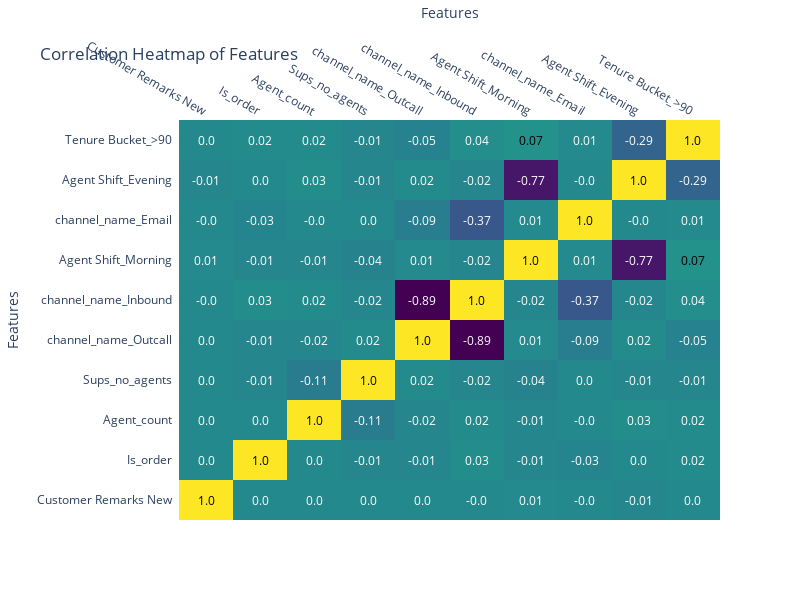

Write notebook code for a chart like this one.
### Code cell
import plotly.figure_factory as ff
import plotly.express as px

features = ['Customer Remarks New', 'Is_order', 'Agent_count', 'Sups_no_agents', 'channel_name_Outcall', 'channel_name_Inbound', 'Agent Shift_Morning', 'channel_name_Email', \
                      'Agent Shift_Evening', 'Tenure Bucket_>90']

# Создание тепловой карты корреляции с округлением до двух знаков после запятой
correlation_matrix = CS_dummies[features].corr().round(2)

fig = ff.create_annotated_heatmap(z=correlation_matrix.values,
                                  x=correlation_matrix.columns.tolist(),
                                  y=correlation_matrix.index.tolist(),
                                  colorscale='Viridis')

fig.update_layout(title_text='Correlation Heatmap of Features',
                  xaxis=dict(title='Features'),
                  yaxis=dict(title='Features'),
                  height=600, width=800)
fig.show()

### Figure 1 — Plotly figure (JSON) as saved in the notebook; plotly's stock layout.template omitted (floating-point values rounded to 4 significant figures)
{"data": [{"colorscale": [[0, "#440154"], [0.1111, "#482878"], [0.2222, "#3e4989"], [0.3333, "#31688e"], [0.4444, "#26828e"], [0.5556, "#1f9e89"], [0.6667, "#35b779"], [0.7778, "#6ece58"], [0.8889, "#b5de2b"], [1, "#fde725"]], "reversescale": false, "showscale": false, "type": "heatmap", "x": ["Customer Remarks New", "Is_order", "Agent_count", "Sups_no_agents", "channel_name_Outcall", "channel_name_Inbound", "Agent Shift_Morning", "channel_name_Email", "Agent Shift_Evening", "Tenure Bucket_>90"], "y": ["Customer Remarks New", "Is_order", "Agent_count", "Sups_no_agents", "channel_name_Outcall", "channel_name_Inbound", "Agent Shift_Morning", "channel_name_Email", "Agent Shift_Evening", "Tenure Bucket_>90"], "z": [[1, 0, 0, 0, 0, 0, 0.01, 0, -0.01, 0], [0, 1, 0, -0.01, -0.01, 0.03, -0.01, -0.03, 0, 0.02], [0, 0, 1, -0.11, -0.02, 0.02, -0.01, 0, 0.03, 0.02], [0, -0.01, -0.11, 1, 0.02, -0.02, -0.04, 0, -0.01, -0.01], [0, -0.01, -0.02, 0.02, 1, -0.89, 0.01, -0.09, 0.02, -0.05], [0, 0.03, 0.02, -0.02, -0.89, 1, -0.02, -0.37, -0.02, 0.04], [0.01, -0.01, -0.01, -0.04, 0.01, -0.02, 1, 0.01, -0.77, 0.07], [0, -0.03, 0, 0, -0.09, -0.37, 0.01, 1, 0, 0.01], [-0.01, 0, 0.03, -0.01, 0.02, -0.02, -0.77, 0, 1, -0.29], [0, 0.02, 0.02, -0.01, -0.05, 0.04, 0.07, 0.01, -0.29, 1]]}], "layout": {"annotations": [{"font": {"color": "#000000"}, "showarrow": false, "text": "1.0", "x": "Customer Remarks New", "xref": "x", "y": "Customer Remarks New", "yref": "y"}, {"font": {"color": "#FFFFFF"}, "showarrow": false, "text": "0.0", "x": "Is_order", "xref": "x", "y": "Customer Remarks New", "yref": "y"}, {"font": {"color": "#FFFFFF"}, "showarrow": false, "text": "0.0", "x": "Agent_count", "xref": "x", "y": "Customer Remarks New", "yref": "y"}, {"font": {"color": "#FFFFFF"}, "showarrow": false, "text": "0.0", "x": "Sups_no_agents", "xref": "x", "y": "Customer Remarks New", "yref": "y"}, {"font": {"color": "#FFFFFF"}, "showarrow": false, "text": "0.0", "x": "channel_name_Outcall", "xref": "x", "y": "Customer Remarks New", "yref": "y"}, {"font": {"color": "#FFFFFF"}, "showarrow": false, "text": "-0.0", "x": "channel_name_Inbound", "xref": "x", "y": "Customer Remarks New", "yref": "y"}, {"font": {"color": "#FFFFFF"}, "showarrow": false, "text": "0.01", "x": "Agent Shift_Morning", "xref": "x", "y": "Customer Remarks New", "yref": "y"}, {"font": {"color": "#FFFFFF"}, "showarrow": false, "text": "-0.0", "x": "channel_name_Email", "xref": "x", "y": "Customer Remarks New", "yref": "y"}, {"font": {"color": "#FFFFFF"}, "showarrow": false, "text": "-0.01", "x": "Agent Shift_Evening", "xref": "x", "y": "Customer Remarks New", "yref": "y"}, {"font": {"color": "#FFFFFF"}, "showarrow": false, "text": "0.0", "x": "Tenure Bucket_>90", "xref": "x", "y": "Customer Remarks New", "yref": "y"}, {"font": {"color": "#FFFFFF"}, "showarrow": false, "text": "0.0", "x": "Customer Remarks New", "xref": "x", "y": "Is_order", "yref": "y"}, {"font": {"color": "#000000"}, "showarrow": false, "text": "1.0", "x": "Is_order", "xref": "x", "y": "Is_order", "yref": "y"}, {"font": {"color": "#FFFFFF"}, "showarrow": false, "text": "0.0", "x": "Agent_count", "xref": "x", "y": "Is_order", "yref": "y"}, {"font": {"color": "#FFFFFF"}, "showarrow": false, "text": "-0.01", "x": "Sups_no_agents", "xref": "x", "y": "Is_order", "yref": "y"}, {"font": {"color": "#FFFFFF"}, "showarrow": false, "text": "-0.01", "x": "channel_name_Outcall", "xref": "x", "y": "Is_order", "yref": "y"}, {"font": {"color": "#FFFFFF"}, "showarrow": false, "text": "0.03", "x": "channel_name_Inbound", "xref": "x", "y": "Is_order", "yref": "y"}, {"font": {"color": "#FFFFFF"}, "showarrow": false, "text": "-0.01", "x": "Agent Shift_Morning", "xref": "x", "y": "Is_order", "yref": "y"}, {"font": {"color": "#FFFFFF"}, "showarrow": false, "text": "-0.03", "x": "channel_name_Email", "xref": "x", "y": "Is_order", "yref": "y"}, {"font": {"color": "#FFFFFF"}, "showarrow": false, "text": "0.0", "x": "Agent Shift_Evening", "xref": "x", "y": "Is_order", "yref": "y"}, {"font": {"color": "#FFFFFF"}, "showarrow": false, "text": "0.02", "x": "Tenure Bucket_>90", "xref": "x", "y": "Is_order", "yref": "y"}, {"font": {"color": "#FFFFFF"}, "showarrow": false, "text": "0.0", "x": "Customer Remarks New", "xref": "x", "y": "Agent_count", "yref": "y"}, {"font": {"color": "#FFFFFF"}, "showarrow": false, "text": "0.0", "x": "Is_order", "xref": "x", "y": "Agent_count", "yref": "y"}, {"font": {"color": "#000000"}, "showarrow": false, "text": "1.0", "x": "Agent_count", "xref": "x", "y": "Agent_count", "yref": "y"}, {"font": {"color": "#FFFFFF"}, "showarrow": false, "text": "-0.11", "x": "Sups_no_agents", "xref": "x", "y": "Agent_count", "yref": "y"}, {"font": {"color": "#FFFFFF"}, "showarrow": false, "text": "-0.02", "x": "channel_name_Outcall", "xref": "x", "y": "Agent_count", "yref": "y"}, {"font": {"color": "#FFFFFF"}, "showarrow": false, "text": "0.02", "x": "channel_name_Inbound", "xref": "x", "y": "Agent_count", "yref": "y"}, {"font": {"color": "#FFFFFF"}, "showarrow": false, "text": "-0.01", "x": "Agent Shift_Morning", "xref": "x", "y": "Agent_count", "yref": "y"}, {"font": {"color": "#FFFFFF"}, "showarrow": false, "text": "-0.0", "x": "channel_name_Email", "xref": "x", "y": "Agent_count", "yref": "y"}, {"font": {"color": "#FFFFFF"}, "showarrow": false, "text": "0.03", "x": "Agent Shift_Evening", "xref": "x", "y": "Agent_count", "yref": "y"}, {"font": {"color": "#FFFFFF"}, "showarrow": false, "text": "0.02", "x": "Tenure Bucket_>90", "xref": "x", "y": "Agent_count", "yref": "y"}, {"font": {"color": "#FFFFFF"}, "showarrow": false, "text": "0.0", "x": "Customer Remarks New", "xref": "x", "y": "Sups_no_agents", "yref": "y"}, {"font": {"color": "#FFFFFF"}, "showarrow": false, "text": "-0.01", "x": "Is_order", "xref": "x", "y": "Sups_no_agents", "yref": "y"}, {"font": {"color": "#FFFFFF"}, "showarrow": false, "text": "-0.11", "x": "Agent_count", "xref": "x", "y": "Sups_no_agents", "yref": "y"}, {"font": {"color": "#000000"}, "showarrow": false, "text": "1.0", "x": "Sups_no_agents", "xref": "x", "y": "Sups_no_agents", "yref": "y"}, {"font": {"color": "#FFFFFF"}, "showarrow": false, "text": "0.02", "x": "channel_name_Outcall", "xref": "x", "y": "Sups_no_agents", "yref": "y"}, {"font": {"color": "#FFFFFF"}, "showarrow": false, "text": "-0.02", "x": "channel_name_Inbound", "xref": "x", "y": "Sups_no_agents", "yref": "y"}, {"font": {"color": "#FFFFFF"}, "showarrow": false, "text": "-0.04", "x": "Agent Shift_Morning", "xref": "x", "y": "Sups_no_agents", "yref": "y"}, {"font": {"color": "#FFFFFF"}, "showarrow": false, "text": "0.0", "x": "channel_name_Email", "xref": "x", "y": "Sups_no_agents", "yref": "y"}, {"font": {"color": "#FFFFFF"}, "showarrow": false, "text": "-0.01", "x": "Agent Shift_Evening", "xref": "x", "y": "Sups_no_agents", "yref": "y"}, {"font": {"color": "#FFFFFF"}, "showarrow": false, "text": "-0.01", "x": "Tenure Bucket_>90", "xref": "x", "y": "Sups_no_agents", "yref": "y"}, {"font": {"color": "#FFFFFF"}, "showarrow": false, "text": "0.0", "x": "Customer Remarks New", "xref": "x", "y": "channel_name_Outcall", "yref": "y"}, {"font": {"color": "#FFFFFF"}, "showarrow": false, "text": "-0.01", "x": "Is_order", "xref": "x", "y": "channel_name_Outcall", "yref": "y"}, {"font": {"color": "#FFFFFF"}, "showarrow": false, "text": "-0.02", "x": "Agent_count", "xref": "x", "y": "channel_name_Outcall", "yref": "y"}, {"font": {"color": "#FFFFFF"}, "showarrow": false, "text": "0.02", "x": "Sups_no_agents", "xref": "x", "y": "channel_name_Outcall", "yref": "y"}, {"font": {"color": "#000000"}, "showarrow": false, "text": "1.0", "x": "channel_name_Outcall", "xref": "x", "y": "channel_name_Outcall", "yref": "y"}, {"font": {"color": "#FFFFFF"}, "showarrow": false, "text": "-0.89", "x": "channel_name_Inbound", "xref": "x", "y": "channel_name_Outcall", "yref": "y"}, {"font": {"color": "#FFFFFF"}, "showarrow": false, "text": "0.01", "x": "Agent Shift_Morning", "xref": "x", "y": "channel_name_Outcall", "yref": "y"}, {"font": {"color": "#FFFFFF"}, "showarrow": false, "text": "-0.09", "x": "channel_name_Email", "xref": "x", "y": "channel_name_Outcall", "yref": "y"}, {"font": {"color": "#FFFFFF"}, "showarrow": false, "text": "0.02", "x": "Agent Shift_Evening", "xref": "x", "y": "channel_name_Outcall", "yref": "y"}, {"font": {"color": "#FFFFFF"}, "showarrow": false, "text": "-0.05", "x": "Tenure Bucket_>90", "xref": "x", "y": "channel_name_Outcall", "yref": "y"}, {"font": {"color": "#FFFFFF"}, "showarrow": false, "text": "-0.0", "x": "Customer Remarks New", "xref": "x", "y": "channel_name_Inbound", "yref": "y"}, {"font": {"color": "#FFFFFF"}, "showarrow": false, "text": "0.03", "x": "Is_order", "xref": "x", "y": "channel_name_Inbound", "yref": "y"}, {"font": {"color": "#FFFFFF"}, "showarrow": false, "text": "0.02", "x": "Agent_count", "xref": "x", "y": "channel_name_Inbound", "yref": "y"}, {"font": {"color": "#FFFFFF"}, "showarrow": false, "text": "-0.02", "x": "Sups_no_agents", "xref": "x", "y": "channel_name_Inbound", "yref": "y"}, {"font": {"color": "#FFFFFF"}, "showarrow": false, "text": "-0.89", "x": "channel_name_Outcall", "xref": "x", "y": "channel_name_Inbound", "yref": "y"}, {"font": {"color": "#000000"}, "showarrow": false, "text": "1.0", "x": "channel_name_Inbound", "xref": "x", "y": "channel_name_Inbound", "yref": "y"}, {"font": {"color": "#FFFFFF"}, "showarrow": false, "text": "-0.02", "x": "Agent Shift_Morning", "xref": "x", "y": "channel_name_Inbound", "yref": "y"}, {"font": {"color": "#FFFFFF"}, "showarrow": false, "text": "-0.37", "x": "channel_name_Email", "xref": "x", "y": "channel_name_Inbound", "yref": "y"}, {"font": {"color": "#FFFFFF"}, "showarrow": false, "text": "-0.02", "x": "Agent Shift_Evening", "xref": "x", "y": "channel_name_Inbound", "yref": "y"}, {"font": {"color": "#FFFFFF"}, "showarrow": false, "text": "0.04", "x": "Tenure Bucket_>90", "xref": "x", "y": "channel_name_Inbound", "yref": "y"}, {"font": {"color": "#FFFFFF"}, "showarrow": false, "text": "0.01", "x": "Customer Remarks New", "xref": "x", "y": "Agent Shift_Morning", "yref": "y"}, {"font": {"color": "#FFFFFF"}, "showarrow": false, "text": "-0.01", "x": "Is_order", "xref": "x", "y": "Agent Shift_Morning", "yref": "y"}, {"font": {"color": "#FFFFFF"}, "showarrow": false, "text": "-0.01", "x": "Agent_count", "xref": "x", "y": "Agent Shift_Morning", "yref": "y"}, {"font": {"color": "#FFFFFF"}, "showarrow": false, "text": "-0.04", "x": "Sups_no_agents", "xref": "x", "y": "Agent Shift_Morning", "yref": "y"}, {"font": {"color": "#FFFFFF"}, "showarrow": false, "text": "0.01", "x": "channel_name_Outcall", "xref": "x", "y": "Agent Shift_Morning", "yref": "y"}, {"font": {"color": "#FFFFFF"}, "showarrow": false, "text": "-0.02", "x": "channel_name_Inbound", "xref": "x", "y": "Agent Shift_Morning", "yref": "y"}, {"font": {"color": "#000000"}, "showarrow": false, "text": "1.0", "x": "Agent Shift_Morning", "xref": "x", "y": "Agent Shift_Morning", "yref": "y"}, {"font": {"color": "#FFFFFF"}, "showarrow": false, "text": "0.01", "x": "channel_name_Email", "xref": "x", "y": "Agent Shift_Morning", "yref": "y"}, {"font": {"color": "#FFFFFF"}, "showarrow": false, "text": "-0.77", "x": "Agent Shift_Evening", "xref": "x", "y": "Agent Shift_Morning", "yref": "y"}, {"font": {"color": "#000000"}, "showarrow": false, "text": "0.07", "x": "Tenure Bucket_>90", "xref": "x", "y": "Agent Shift_Morning", "yref": "y"}, {"font": {"color": "#FFFFFF"}, "showarrow": false, "text": "-0.0", "x": "Customer Remarks New", "xref": "x", "y": "channel_name_Email", "yref": "y"}, {"font": {"color": "#FFFFFF"}, "showarrow": false, "text": "-0.03", "x": "Is_order", "xref": "x", "y": "channel_name_Email", "yref": "y"}, {"font": {"color": "#FFFFFF"}, "showarrow": false, "text": "-0.0", "x": "Agent_count", "xref": "x", "y": "channel_name_Email", "yref": "y"}, {"font": {"color": "#FFFFFF"}, "showarrow": false, "text": "0.0", "x": "Sups_no_agents", "xref": "x", "y": "channel_name_Email", "yref": "y"}, {"font": {"color": "#FFFFFF"}, "showarrow": false, "text": "-0.09", "x": "channel_name_Outcall", "xref": "x", "y": "channel_name_Email", "yref": "y"}, {"font": {"color": "#FFFFFF"}, "showarrow": false, "text": "-0.37", "x": "channel_name_Inbound", "xref": "x", "y": "channel_name_Email", "yref": "y"}, {"font": {"color": "#FFFFFF"}, "showarrow": false, "text": "0.01", "x": "Agent Shift_Morning", "xref": "x", "y": "channel_name_Email", "yref": "y"}, {"font": {"color": "#000000"}, "showarrow": false, "text": "1.0", "x": "channel_name_Email", "xref": "x", "y": "channel_name_Email", "yref": "y"}, {"font": {"color": "#FFFFFF"}, "showarrow": false, "text": "-0.0", "x": "Agent Shift_Evening", "xref": "x", "y": "channel_name_Email", "yref": "y"}, {"font": {"color": "#FFFFFF"}, "showarrow": false, "text": "0.01", "x": "Tenure Bucket_>90", "xref": "x", "y": "channel_name_Email", "yref": "y"}, {"font": {"color": "#FFFFFF"}, "showarrow": false, "text": "-0.01", "x": "Customer Remarks New", "xref": "x", "y": "Agent Shift_Evening", "yref": "y"}, {"font": {"color": "#FFFFFF"}, "showarrow": false, "text": "0.0", "x": "Is_order", "xref": "x", "y": "Agent Shift_Evening", "yref": "y"}, {"font": {"color": "#FFFFFF"}, "showarrow": false, "text": "0.03", "x": "Agent_count", "xref": "x", "y": "Agent Shift_Evening", "yref": "y"}, {"font": {"color": "#FFFFFF"}, "showarrow": false, "text": "-0.01", "x": "Sups_no_agents", "xref": "x", "y": "Agent Shift_Evening", "yref": "y"}, {"font": {"color": "#FFFFFF"}, "showarrow": false, "text": "0.02", "x": "channel_name_Outcall", "xref": "x", "y": "Agent Shift_Evening", "yref": "y"}, {"font": {"color": "#FFFFFF"}, "showarrow": false, "text": "-0.02", "x": "channel_name_Inbound", "xref": "x", "y": "Agent Shift_Evening", "yref": "y"}, {"font": {"color": "#FFFFFF"}, "showarrow": false, "text": "-0.77", "x": "Agent Shift_Morning", "xref": "x", "y": "Agent Shift_Evening", "yref": "y"}, {"font": {"color": "#FFFFFF"}, "showarrow": false, "text": "-0.0", "x": "channel_name_Email", "xref": "x", "y": "Agent Shift_Evening", "yref": "y"}, {"font": {"color": "#000000"}, "showarrow": false, "text": "1.0", "x": "Agent Shift_Evening", "xref": "x", "y": "Agent Shift_Evening", "yref": "y"}, {"font": {"color": "#FFFFFF"}, "showarrow": false, "text": "-0.29", "x": "Tenure Bucket_>90", "xref": "x", "y": "Agent Shift_Evening", "yref": "y"}, {"font": {"color": "#FFFFFF"}, "showarrow": false, "text": "0.0", "x": "Customer Remarks New", "xref": "x", "y": "Tenure Bucket_>90", "yref": "y"}, {"font": {"color": "#FFFFFF"}, "showarrow": false, "text": "0.02", "x": "Is_order", "xref": "x", "y": "Tenure Bucket_>90", "yref": "y"}, {"font": {"color": "#FFFFFF"}, "showarrow": false, "text": "0.02", "x": "Agent_count", "xref": "x", "y": "Tenure Bucket_>90", "yref": "y"}, {"font": {"color": "#FFFFFF"}, "showarrow": false, "text": "-0.01", "x": "Sups_no_agents", "xref": "x", "y": "Tenure Bucket_>90", "yref": "y"}, {"font": {"color": "#FFFFFF"}, "showarrow": false, "text": "-0.05", "x": "channel_name_Outcall", "xref": "x", "y": "Tenure Bucket_>90", "yref": "y"}, {"font": {"color": "#FFFFFF"}, "showarrow": false, "text": "0.04", "x": "channel_name_Inbound", "xref": "x", "y": "Tenure Bucket_>90", "yref": "y"}, {"font": {"color": "#000000"}, "showarrow": false, "text": "0.07", "x": "Agent Shift_Morning", "xref": "x", "y": "Tenure Bucket_>90", "yref": "y"}, {"font": {"color": "#FFFFFF"}, "showarrow": false, "text": "0.01", "x": "channel_name_Email", "xref": "x", "y": "Tenure Bucket_>90", "yref": "y"}, {"font": {"color": "#FFFFFF"}, "showarrow": false, "text": "-0.29", "x": "Agent Shift_Evening", "xref": "x", "y": "Tenure Bucket_>90", "yref": "y"}, {"font": {"color": "#000000"}, "showarrow": false, "text": "1.0", "x": "Tenure Bucket_>90", "xref": "x", "y": "Tenure Bucket_>90", "yref": "y"}], "height": 600, "title": {"text": "Correlation Heatmap of Features"}, "width": 800, "xaxis": {"dtick": 1, "gridcolor": "rgb(0, 0, 0)", "side": "top", "ticks": "", "title": {"text": "Features"}}, "yaxis": {"dtick": 1, "ticks": "", "ticksuffix": "  ", "title": {"text": "Features"}}}}
